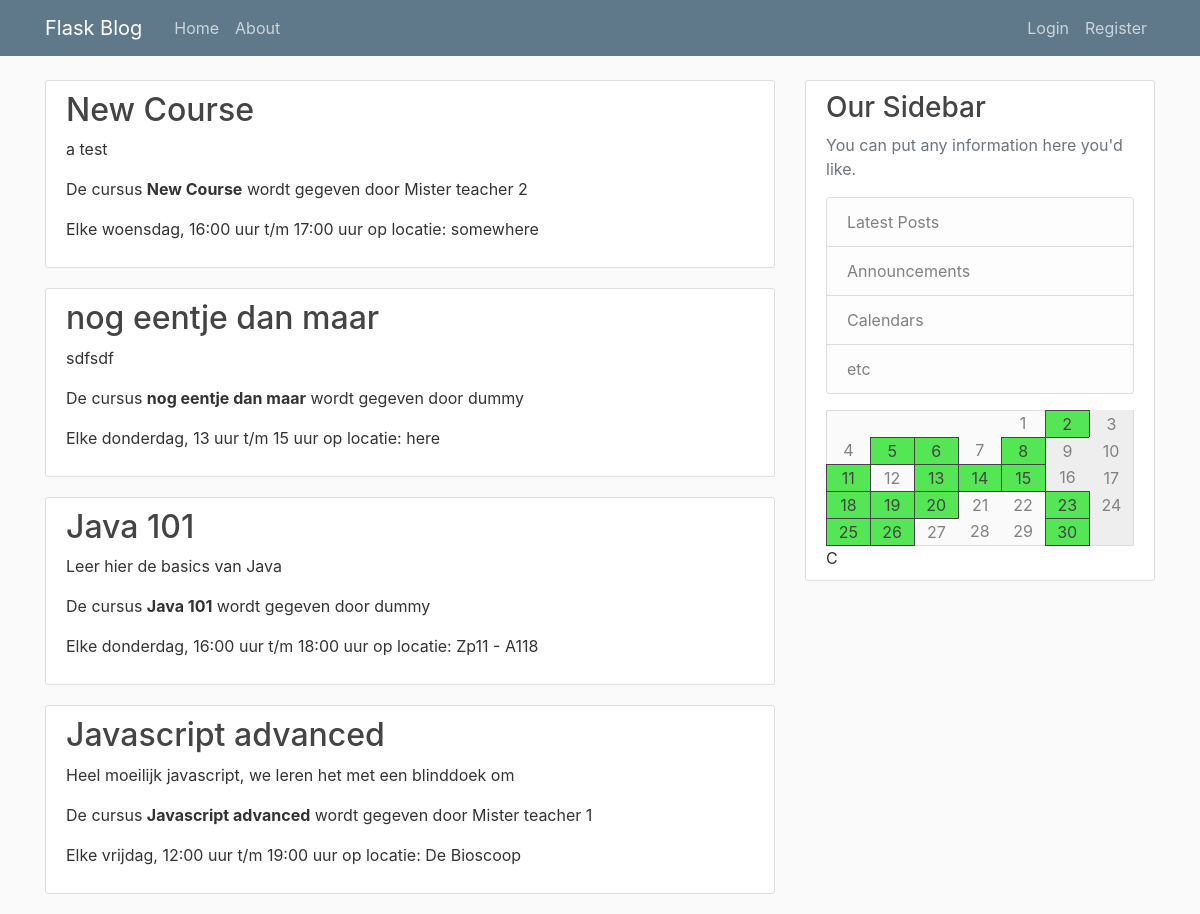
Before: / with the older database file.
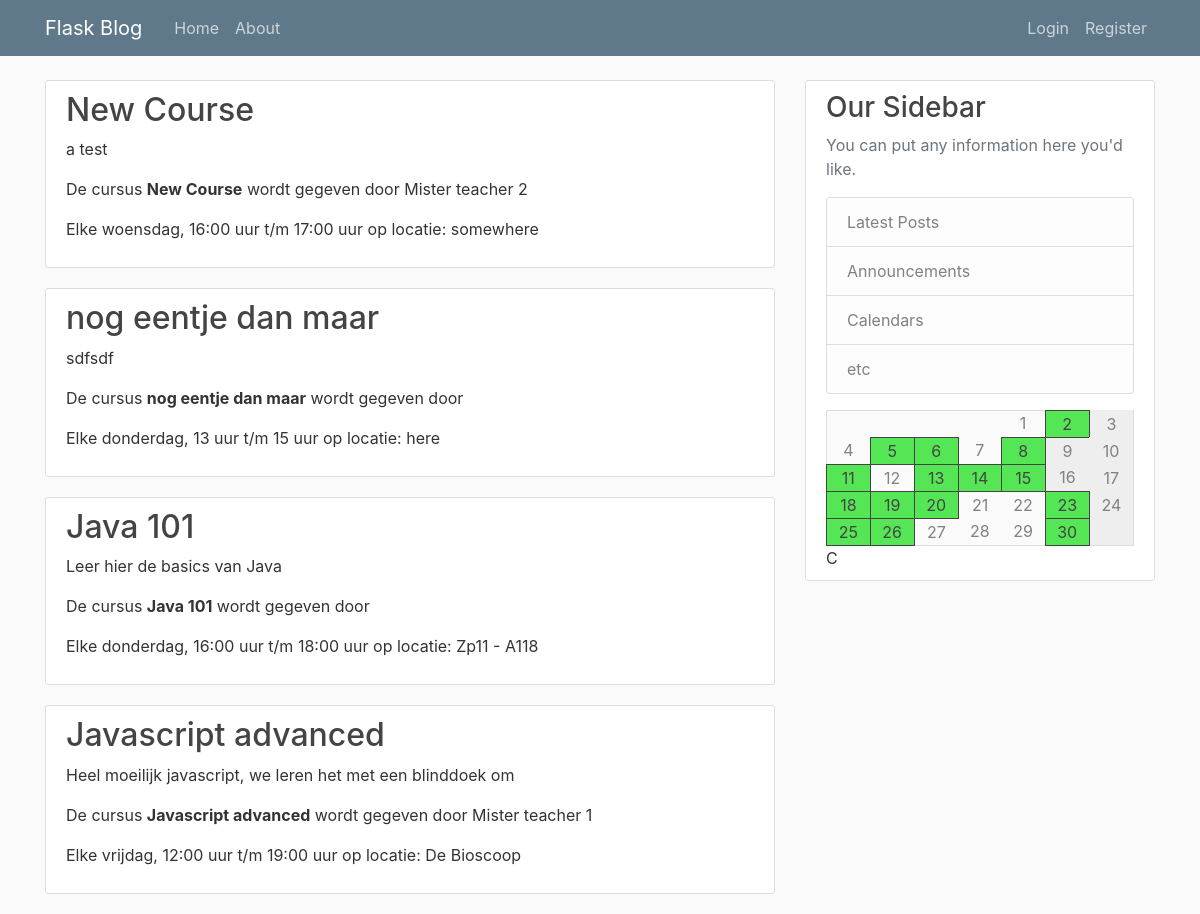
After: the same page with the newer database file.
### pgmles/models.py (models this page shows, shortened)
class Course(db.Model):
    id = db.Column(db.Integer, primary_key=True)
    name = db.Column(db.String(100), nullable=False)
    description = db.Column(db.Text, nullable=False)
    teacher_id = db.Column(db.Integer, db.ForeignKey('user.id'), nullable=False)
    weekday = db.Column(db.Integer, nullable=False)
    start = db.Column(db.String(10), nullable=False, default=datetime.utcnow)
    end = db.Column(db.String(10), nullable=False, default=datetime.utcnow)
    location = db.Column(db.String(120), nullable=False)

class User(db.Model, UserMixin):
    id = db.Column(db.Integer, primary_key=True)
    type = db.Column(db.String(6), nullable=False, default="client")
    username = db.Column(db.String(20), unique=True, nullable=False)
    email = db.Column(db.String(120), unique=True, nullable=False)
    image_file = db.Column(db.String(20), nullable=False, default='default.jpg')
    password = db.Column(db.String(60), nullable=False)

### pgmles/routes.py (the view)
@app.route("/")
def index():
    courses = Course.query.all()
    subscriptions = []
    teachers = User.query.filter_by(type='teacher')
    if current_user.is_authenticated:
        subscriptions = [ cm.course_id for cm in CourseMember.query.filter_by(user_id=current_user.id) ]
    return render_template('index.html', calendar=calendar, courses=courses, subs=subscriptions, teachers=teachers)

### pgmles/templates/index.html (shortened to what this page needs)
{% extends "layout.html" %}
{% block content %}
    {% for course in courses %}
        <article class="media content-section">
          <div class="media-body">
            <h2><a class="article-title" href="{{url_for('course', course_id=course.id)}}">
              {{ course.name }}
            </a></h2>
            <p>{{course.description}}</p>
            <p>De cursus <b>{{course.name}}</b> wordt gegeven door
              {% for teacher in teachers %}
                {{ teacher.username if teacher.id == course.teacher_id }}
              {% endfor %}
            </p>
            <p>Elke {{ ['maandag', 'dinsdag', 'woensdag', 'donderdag', 'vrijdag', 'zaterdag', 'zondag'][course.weekday] }}, {{ course.start }} uur t/m {{ course.end }} uur op locatie: {{ course.location }}</p>
          </div>
        </article>
    {% endfor %}
{% endblock content %}

Changed rows visible on the page:
changed Course "nog eentje dan maar": loses User (username "dummy")
changed Course "Java 101": loses User (username "dummy")
